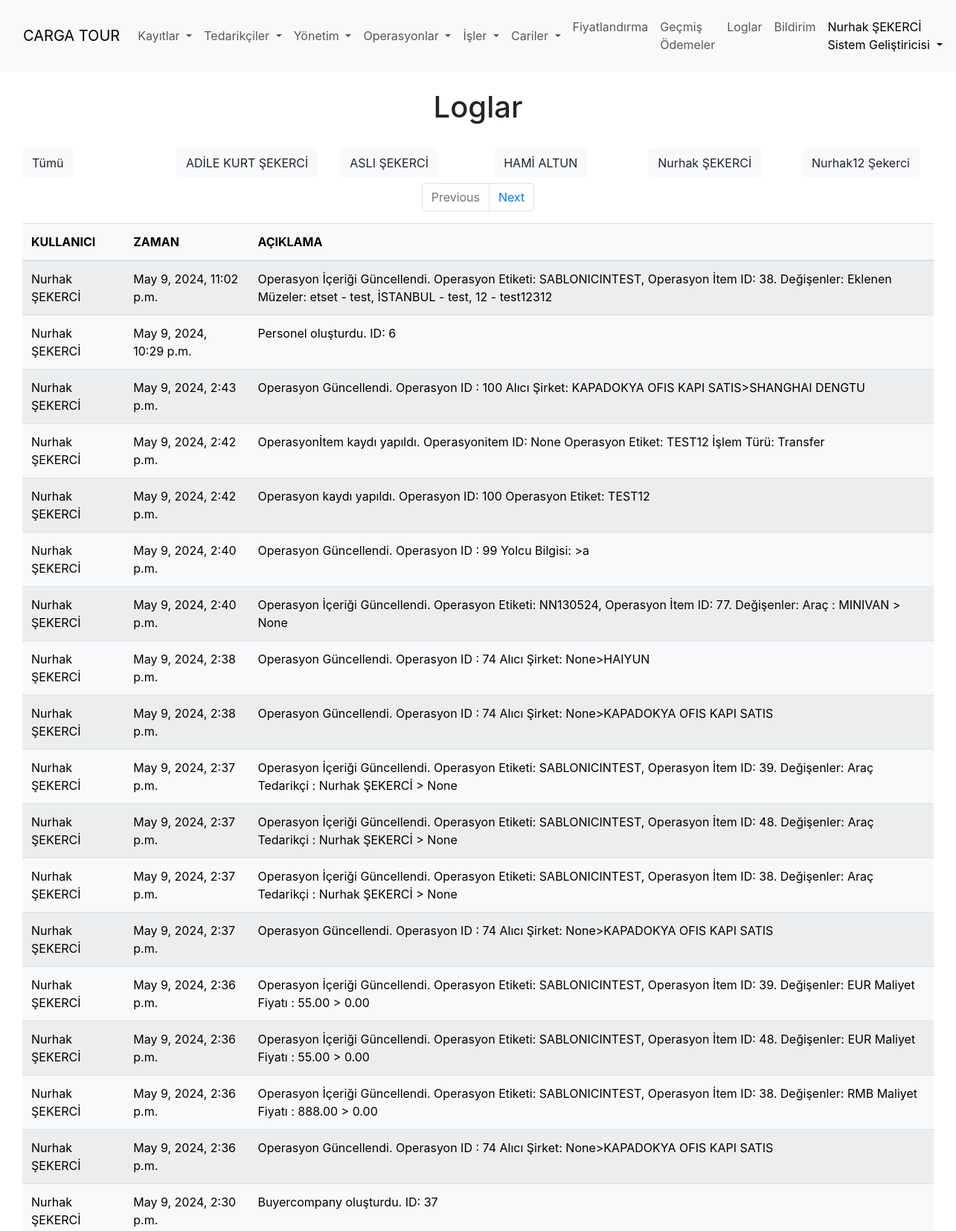
The page /TourManagerV2/logs (signed in, upper part) on the database its author committed.
### Core/models.py (models this page shows, shortened)
class Sirket(models.Model):
    STATU_CHOICES = (
        ('demo', 'Demo'),
        ('basic', 'Basic'),
        ('team', 'Team'),
        ('professional', 'Professional'),
    )
    name = models.CharField(verbose_name="Adı", max_length=155)
    start = models.DateField(verbose_name="Başlama Tarihi")
    finish = models.DateField(verbose_name="Bitiş Tarihi")
    is_active = models.BooleanField(verbose_name="Aktif mi?")
    statu = models.CharField(max_length=20, choices=STATU_CHOICES, verbose_name="Statü", default="demo")
    created_at = models.DateField(verbose_name="Kurulma Tarihi", auto_now_add=True, blank=True, null=True)
    def __str__(self):
        return self.name

class Personel(models.Model):
    JOB_CHOICES = (
        ('Satış Personeli', 'Satış Personeli'),
        ('Operasyon Şefi', 'Operasyon Şefi'),
        ('Yönetim', 'Yönetim'),
        ('Muhasebe', 'Muhasebe'),
        ('Sistem Geliştiricisi', 'Sistem Geliştiricisi'),
    )
    user = models.ForeignKey(User, verbose_name="User", on_delete=models.CASCADE, related_name='personel')
    company=models.ForeignKey(Sirket, verbose_name="Sirket", on_delete=models.CASCADE)
    is_active = models.BooleanField(verbose_name="Aktif mi?", default=True)
    phone = models.CharField(verbose_name="Telefon", max_length=50, blank=True, null=True)
    job = models.CharField(max_length=20, choices=JOB_CHOICES, verbose_name="Görevi", default="Satış Personeli")
    created_at = models.DateField(verbose_name="Kurulma Tarihi", auto_now_add=True, blank=True, null=True)
    dark_mode = models.BooleanField(verbose_name="Dark Mode", default=False)
    def __str__(self):
        return self.user.first_name + ' ' + self.user.last_name.upper()

class UserActivityLog(models.Model):
    company = models.ForeignKey(Sirket, verbose_name="Şirket (公司)", on_delete=models.CASCADE, blank=True, null=True)
    staff = models.ForeignKey(Personel, verbose_name="Personel", on_delete=models.SET_NULL, blank=True, null=True)
    action = models.CharField(max_length=255)
    timestamp = models.DateTimeField(auto_now_add=True)

### Core/views.py (the view)
# urls.py: path('logs', logs, name="logs"),
@login_required
def logs(request):
    if not can_access_personel2(request.user):
        return HttpResponseForbidden("Bu bölüme erişim yetkiniz bulunmamaktadır.")
    user = request.user
    requestPersonel = Personel.objects.get(user=request.user)
    sirket = requestPersonel.company
    staffs = Personel.objects.filter(company=sirket).order_by('user__first_name')
    logs = UserActivityLog.objects.filter(company = sirket).order_by('-timestamp')
    page = Paginator(logs, 50)
    page_list = request.GET.get('page')
    page = page.get_page(page_list)
    context = {'page' : page, 'title' : 'Loglar', 'login' : False, 'personel':None, 'staffs' : staffs}
    return render(request, 'tour/pages/logs.html', context)

### Core/views.py (called while the page is built)
def can_access_personel2(user):
    personel = user.personel.first()
    return personel and personel.job in ['Sistem Geliştiricisi', 'Yönetim', 'Operasyon Şefi']

### Core/templates/tour/pages/logs.html (shortened to what this page needs)
{% extends "tour/base/base.html" %}
{% block content %}
<div class="container-fluid my-4">
    <h1 class="text-center my-4">Loglar</h1>
    <div class="row mt-2">
        <div class="col my-2">
            <a class="btn btn-light" href="{% url 'logs' %}">Tümü</a>
        </div>
        {% for staff in staffs %}
            <div class="col my-2">
                <a class="btn btn-light" href="{% url 'log_staff' staff.id %}">{{staff.user.get_full_name }}</a>
            </div>
        {% endfor %}
    </div>
    <div style="overflow-x: auto;">
        <table class="table table-striped table-hover table-borderless table-light align-middle">
            <thead>
                <tr>
                    <th>KULLANICI</th>
                    <th>ZAMAN</th>
                    <th>AÇIKLAMA</th>
                </tr>
            </thead>
            <tbody id="personel-list">
                {% for log in page.object_list %}
                    {% include "tour/partials/log-list.html" %}
                {% endfor %}
                {% if login == False %}
                    {% if personel %}
                        <nav aria-label="Page navigation example">
                            <ul class="pagination justify-content-center">
                                {% if page.has_previous %}
                                    <li class="page-item">
                                        <a class="page-link" href="{% url 'log_staff' personel %}?page={{ page.previous_page_number }}" tabindex="-1">Previous</a>
                                {% else %}
                                    <li class="page-item disabled">
                                        <a class="page-link" href="#" tabindex="-1">Previous</a>
                                {% endif %}
                                </li>
                                {% if page.has_next%}
                                    <li class="page-item">
                                        <a class="page-link" href="{% url 'log_staff' personel %}?page={{ page.next_page_number }}">Next</a>
                                {% else %}
                                    <li class="page-item disabled">
                                        <a class="page-link" href="#">Next</a>
                                {% endif %}
                                </li>
                            </ul>
                        </nav>
                    {% else %}
                        <nav aria-label="Page navigation example">
                            <ul class="pagination justify-content-center">
                                {% if page.has_previous %}
                                    <li class="page-item">
                                        <a class="page-link" href="{% url 'logs' %}?page={{ page.previous_page_number }}" tabindex="-1">Previous</a>
                                {% else %}
                                    <li class="page-item disabled">
                                        <a class="page-link" href="#" tabindex="-1">Previous</a>
                                {% endif %}
                                </li>
                                {% if page.has_next%}
                                    <li class="page-item">
                                        <a class="page-link" href="{% url 'logs' %}?page={{ page.next_page_number }}">Next</a>
                                {% else %}
                                    <li class="page-item disabled">
                                        <a class="page-link" href="#">Next</a>
                                {% endif %}
                                </li>
                            </ul>
                        </nav>
                    {% endif %}
                {% endif %}
            </tbody>
        </table>
    </div>
</div>
{% endblock content %}

### Core/templates/tour/partials/_navbar.html (shortened to what this page needs)
<nav class="navbar navbar-expand-lg bg-body-tertiary">
    <div class="container-fluid">
        <a class="navbar-brand" href="{% url 'index' %}">
            {% if request.user.is_authenticated %}
                {% with company=request.user.personel.first.company %}
                    {{ company.name }}
                {% endwith %}
            {% else %}
                Astrolabe Software & Agency
            {% endif %}
        </a>
        <div class="collapse navbar-collapse" id="navbarText">
            <ul class="navbar-nav mb-2 mb-lg-0">
                <li class="nav-item dropdown">
                    <a class="nav-link dropdown-toggle" href="#" id="navbarDropdownKayitlar" role="button" data-bs-toggle="dropdown" aria-expanded="false">
                        Kayıtlar
                    </a>
                </li>
            </ul>
            <ul class="navbar-nav mb-2 mb-lg-0">
                <li class="nav-item dropdown">
                    <a class="nav-link dropdown-toggle" href="#" id="navbarDropdownKayitlar" role="button" data-bs-toggle="dropdown" aria-expanded="false">
                        Tedarikçiler
                    </a>
                </li>
            </ul>
            <ul class="navbar-nav mb-2 mb-lg-0">
                <li class="nav-item dropdown">
                    <a class="nav-link dropdown-toggle" href="#" id="navbarDropdownKayitlar" role="button" data-bs-toggle="dropdown" aria-expanded="false">
                        Yönetim
                    </a>
                </li>
            </ul>
            <ul class="navbar-nav mb-2 mb-lg-0">
                <li class="nav-item dropdown">
                    <a class="nav-link dropdown-toggle" href="#" id="navbarDropdownKayitlar" role="button" data-bs-toggle="dropdown" aria-expanded="false">
                        Operasyonlar
                    </a>
                </li>
            </ul>
            <ul class="navbar-nav mb-2 mb-lg-0">
                <li class="nav-item dropdown">
                    <a class="nav-link dropdown-toggle" href="#" id="navbarDropdownKayitlar" role="button" data-bs-toggle="dropdown" aria-expanded="false">
                        İşler
                    </a>
                </li>
            </ul>
            <ul class="navbar-nav mb-2 mb-lg-0">
                <li class="nav-item dropdown">
                    <a class="nav-link dropdown-toggle" href="#" id="navbarDropdownKayitlar" role="button" data-bs-toggle="dropdown" aria-expanded="false">
                        Cariler
                    </a>
                </li>
            </ul>
            <ul class="navbar-nav mb-2 mb-lg-0">
                <li class="nav-item ">
                    <a class="nav-link" href="{% url 'pricing' %}" id="navbarDropdownKayitlar" role="button" aria-expanded="false">
                        Fiyatlandırma
                    </a>
                </li>
                <li class="nav-item ">
                    <a class="nav-link" href="" id="navbarDropdownKayitlar" role="button" aria-expanded="false">
                        Geçmiş Ödemeler
                    </a>
                </li>
                <li class="nav-item ">
                    <a class="nav-link" href="{% url 'logs' %}" id="navbarDropdownKayitlar" role="button" aria-expanded="false">
                        Loglar
                    </a>
                </li>
                <li class="nav-item ">
                    <a class="nav-link" href="{% url 'notification_create' %}" id="navbarDropdownKayitlar" role="button" aria-expanded="false">
                        Bildirim
                    </a>
                </li>
            </ul>
            <div class="ms-auto navbar-text">
                {% if request.user.is_authenticated %}
                    <ul class="navbar-nav">
                        <li class="nav-item dropdown">
                            <a class="nav-link dropdown-toggle" href="#" id="navbarDropdownUser" role="button" data-bs-toggle="dropdown" aria-expanded="false">
                                <span>{{ request.user.get_full_name }}</span><br><span>{{ user.personel.first.job }}</span>
                            </a>
                        </li>
                    </ul>
                {% endif %}
            </div>
        </div>
    </div>
</nav>

### Core/templates/tour/partials/log-list.html
<tr id="log-{{ log.id }}"  hx-swap="outerHTML swap:.5s" target="this">
    <td>{{ log.staff }}</td>
    <td>{{ log.timestamp }}</td>
    <td>{{ log.action }}</td>
</tr>

### rows shown on the page
Sirket: name "CARGA TOUR"
Personel: user.get_full_name "ADİLE KURT ŞEKERCİ"
Personel: user.get_full_name "ASLI ŞEKERCİ"
Personel: user.get_full_name "HAMİ ALTUN"
Personel: user.get_full_name "Nurhak ŞEKERCİ"
Personel: user.get_full_name "Nurhak12 Şekerci"
UserActivityLog: staff "Nurhak ŞEKERCİ", timestamp "May 9, 2024, 11:02 p.m.", action "Operasyon İçeriği Güncellendi. Operasyon Etiketi: SABLONICINTEST, Operasyon İtem ID: 38. Değişenler: Eklenen Müzeler: etset - test, İSTANBUL - test, 12 - test12312"
UserActivityLog: staff "Nurhak ŞEKERCİ", timestamp "May 9, 2024, 10:29 p.m.", action "Personel oluşturdu. ID: 6"
UserActivityLog: staff "Nurhak ŞEKERCİ", timestamp "May 9, 2024, 2:43 p.m.", action "Operasyon Güncellendi. Operasyon ID : 100 Alıcı Şirket: KAPADOKYA OFIS KAPI SATIS>SHANGHAI DENGTU"
UserActivityLog: staff "Nurhak ŞEKERCİ", timestamp "May 9, 2024, 2:42 p.m.", action "Operasyonİtem kaydı yapıldı. Operasyonitem ID: None Operasyon Etiket: TEST12 İşlem Türü: Transfer"
UserActivityLog: staff "Nurhak ŞEKERCİ", timestamp "May 9, 2024, 2:42 p.m.", action "Operasyon kaydı yapıldı. Operasyon ID: 100 Operasyon Etiket: TEST12"
UserActivityLog: staff "Nurhak ŞEKERCİ", timestamp "May 9, 2024, 2:40 p.m.", action "Operasyon Güncellendi. Operasyon ID : 99 Yolcu Bilgisi: >a"
UserActivityLog: staff "Nurhak ŞEKERCİ", timestamp "May 9, 2024, 2:40 p.m.", action "Operasyon İçeriği Güncellendi. Operasyon Etiketi: NN130524, Operasyon İtem ID: 77. Değişenler: Araç : MINIVAN > None"
UserActivityLog: staff "Nurhak ŞEKERCİ", timestamp "May 9, 2024, 2:38 p.m.", action "Operasyon Güncellendi. Operasyon ID : 74 Alıcı Şirket: None>HAIYUN"
UserActivityLog: staff "Nurhak ŞEKERCİ", timestamp "May 9, 2024, 2:38 p.m.", action "Operasyon Güncellendi. Operasyon ID : 74 Alıcı Şirket: None>KAPADOKYA OFIS KAPI SATIS"
UserActivityLog: staff "Nurhak ŞEKERCİ", timestamp "May 9, 2024, 2:37 p.m.", action "Operasyon İçeriği Güncellendi. Operasyon Etiketi: SABLONICINTEST, Operasyon İtem ID: 39. Değişenler: Araç Tedarikçi : Nurhak ŞEKERCİ > None"
UserActivityLog: staff "Nurhak ŞEKERCİ", timestamp "May 9, 2024, 2:37 p.m.", action "Operasyon İçeriği Güncellendi. Operasyon Etiketi: SABLONICINTEST, Operasyon İtem ID: 48. Değişenler: Araç Tedarikçi : Nurhak ŞEKERCİ > None"
UserActivityLog: staff "Nurhak ŞEKERCİ", timestamp "May 9, 2024, 2:37 p.m.", action "Operasyon İçeriği Güncellendi. Operasyon Etiketi: SABLONICINTEST, Operasyon İtem ID: 38. Değişenler: Araç Tedarikçi : Nurhak ŞEKERCİ > None"
UserActivityLog: staff "Nurhak ŞEKERCİ", timestamp "May 9, 2024, 2:37 p.m.", action "Operasyon Güncellendi. Operasyon ID : 74 Alıcı Şirket: None>KAPADOKYA OFIS KAPI SATIS"
UserActivityLog: staff "Nurhak ŞEKERCİ", timestamp "May 9, 2024, 2:36 p.m.", action "Operasyon İçeriği Güncellendi. Operasyon Etiketi: SABLONICINTEST, Operasyon İtem ID: 39. Değişenler: EUR Maliyet Fiyatı : 55.00 > 0.00"
UserActivityLog: staff "Nurhak ŞEKERCİ", timestamp "May 9, 2024, 2:36 p.m.", action "Operasyon İçeriği Güncellendi. Operasyon Etiketi: SABLONICINTEST, Operasyon İtem ID: 48. Değişenler: EUR Maliyet Fiyatı : 55.00 > 0.00"
UserActivityLog: staff "Nurhak ŞEKERCİ", timestamp "May 9, 2024, 2:36 p.m.", action "Operasyon İçeriği Güncellendi. Operasyon Etiketi: SABLONICINTEST, Operasyon İtem ID: 38. Değişenler: RMB Maliyet Fiyatı : 888.00 > 0.00"
UserActivityLog: staff "Nurhak ŞEKERCİ", timestamp "May 9, 2024, 2:36 p.m.", action "Operasyon Güncellendi. Operasyon ID : 74 Alıcı Şirket: None>KAPADOKYA OFIS KAPI SATIS"
UserActivityLog: staff "Nurhak ŞEKERCİ", timestamp "May 9, 2024, 2:30 p.m.", action "Buyercompany oluşturdu. ID: 37"

### other values the page prints
{{ request.user.get_full_name }} "Nurhak ŞEKERCİ"
{{ user.personel.first.job }} "Sistem Geliştiricisi"
